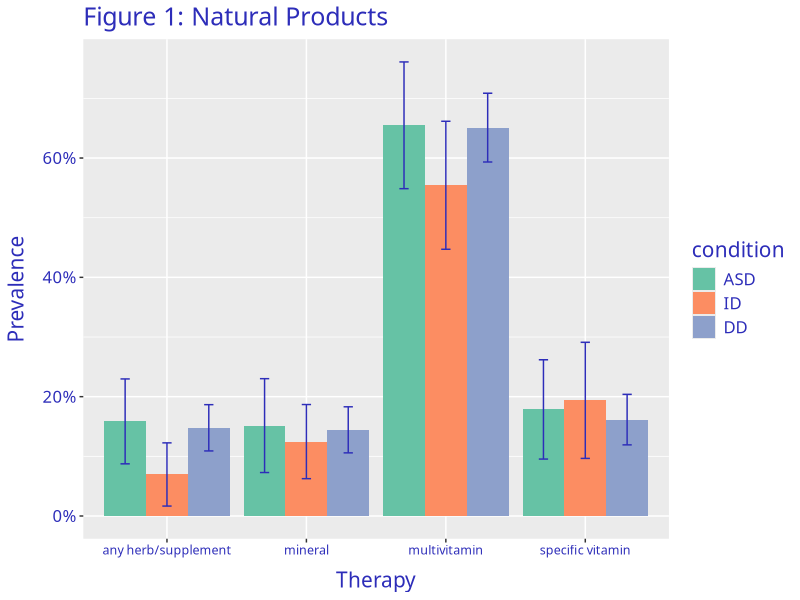
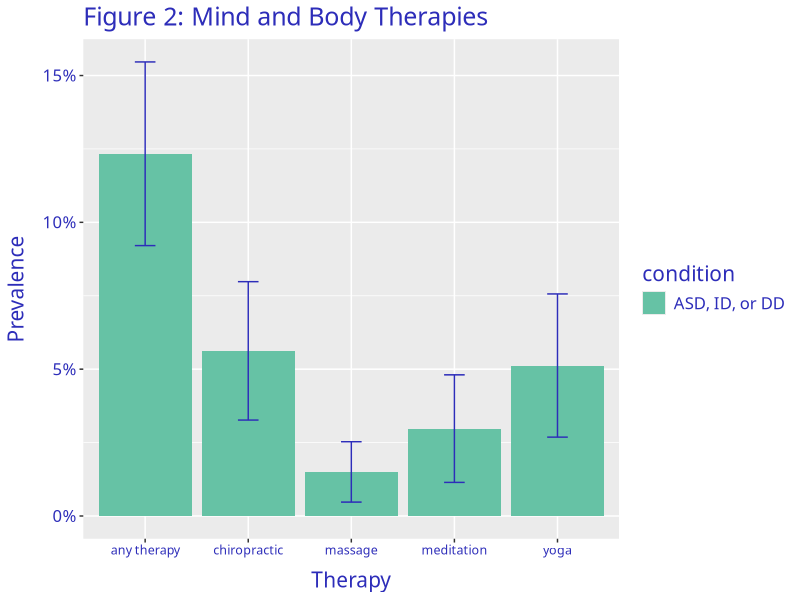

Here is the R script that generated these plots, in order:
library(ggplot2)
library(RColorBrewer)
library(dplyr)
palette_choice = "Set2"
text_color = "#2D2DB9"

fig_data <- read.csv("./scripts/natural_products.csv")
fig_data$condition <- factor(fig_data$condition, levels = c("ASD", "ID", "DD", "ASD, ID, or DD", "US children", "no ASD, ID, or DD"))

# ggplot(fig_data, aes(x=cam_name, y=prevalence, fill=condition)) + 
#   geom_bar(position=position_dodge(), stat="identity") + 
#   scale_fill_brewer(palette=palette_choice) +
#   geom_errorbar(aes(ymin=lower_ci, ymax=higher_ci), width=.2, # Width of the error bars 
#                 position=position_dodge(.9), color = text_color) +
#   ggtitle("Figure 1: Natural Products") +
#   labs(x = "Therapy", y = "Prevalence") +
#   scale_y_continuous(labels = scales::percent) +
#   theme(text = element_text(family = "Avenir Next", size = 15, color = text_color),
#         axis.text.x = element_text(size = 9, color = text_color),
#         axis.text.y = element_text(color = text_color),
#         axis.title.x = element_text(margin = margin(10, 0, 0, 0)),
#         axis.title.y = element_text(margin = margin(0, 10, 0, 0))
#         )

fig_data %>% filter(condition != c("ASD, ID, or DD")) %>% 
  filter(condition != c("US children")) %>%
  ggplot( aes(x=cam_name, y=prevalence, fill=condition)) + 
  geom_bar(position=position_dodge(), stat="identity") + 
  scale_fill_brewer(palette=palette_choice) +
  geom_errorbar(aes(ymin=lower_ci, ymax=higher_ci), width=.2, # Width of the error bars 
                position=position_dodge(.9), color = text_color) +
  ggtitle("Figure 1: Natural Products") +
  labs(x = "Therapy", y = "Prevalence") +
  scale_y_continuous(labels = scales::percent) +
  theme(text = element_text(family = "Avenir Next", size = 15, color = text_color),
        axis.text.x = element_text(size = 9, color = text_color),
        axis.text.y = element_text(color = text_color),
        axis.title.x = element_text(margin = margin(10, 0, 0, 0)),
        axis.title.y = element_text(margin = margin(0, 10, 0, 0))
  )


fig_data <- read.csv("./scripts/mind_and_body.csv")
fig_data$condition <- factor(fig_data$condition, levels = c("ASD", "ID", "DD", "ASD, ID, or DD", "US children"))

# # 95% CI
# ggplot(fig_data, aes(x=cam_name, y=prevalence, fill=condition)) + 
#   geom_bar(position=position_dodge(), stat="identity") + 
#   scale_fill_brewer(palette="Set2") +
#   geom_errorbar(aes(ymin=lower_ci, ymax=higher_ci), width=.2, # Width of the error bars 
#                 position=position_dodge(.9)) +
# #  theme(axis.text.x = element_text(angle = 45, vjust = 0.5, hjust = 0.5)) +
#   ggtitle("Figure 3: Mind and Body Therapies") +
#   labs(x = "Therapy", y = "Prevalence") +
#   scale_y_continuous(labels = scales::percent)
# 
# # se
# ggplot(fig_data, aes(x=cam_name, y=prevalence, fill=condition)) + 
#   geom_bar(position=position_dodge(), stat="identity") + 
#   scale_fill_brewer(palette="Set2") +
#   geom_errorbar(aes(ymin=prevalence - se, ymax=prevalence + se), width=.2, # Width of the error bars 
#                 position=position_dodge(.9)) +
#   ggtitle("Figure 3: Mind and Body Therapies") +
#   labs(x = "Therapy", y = "Prevalence") +
#   scale_y_continuous(labels = scales::percent) 
# 
# Just ASD, ID, DD vs US total (Mind & Body)
fig_data <- read.csv("./scripts/mind_and_body.csv")
fig_data$condition <- factor(fig_data$condition, levels = c("ASD", "ID", "DD", "ASD, ID, or DD", "US children", "no ASD, ID, or DD"))

fig_data %>% filter(condition != c("US children")) %>% 
  filter(condition == "ASD, ID, or DD" | condition == "no ASD, ID, or DD") %>% 
  ggplot(aes(x=cam_name, y=prevalence, fill=condition)) + 
  geom_bar(position=position_dodge(), stat="identity") + 
  scale_fill_brewer(palette=palette_choice) +
  geom_errorbar(aes(ymin=lower_ci, ymax=higher_ci), width=.2, # Width of the error bars 
                position=position_dodge(.9), color = text_color) +
  ggtitle("Figure 2: Mind and Body Therapies") +
  labs(x = "Therapy", y = "Prevalence") +
  scale_y_continuous(labels = scales::percent) +
  theme(text = element_text(family = "Avenir Next", size = 15, color = text_color),
        axis.text.x = element_text(size = 9, color = text_color),
        axis.text.y = element_text(color = text_color),
        axis.title.x = element_text(margin = margin(10, 0, 0, 0)),
        axis.title.y = element_text(margin = margin(0, 10, 0, 0))
  )

